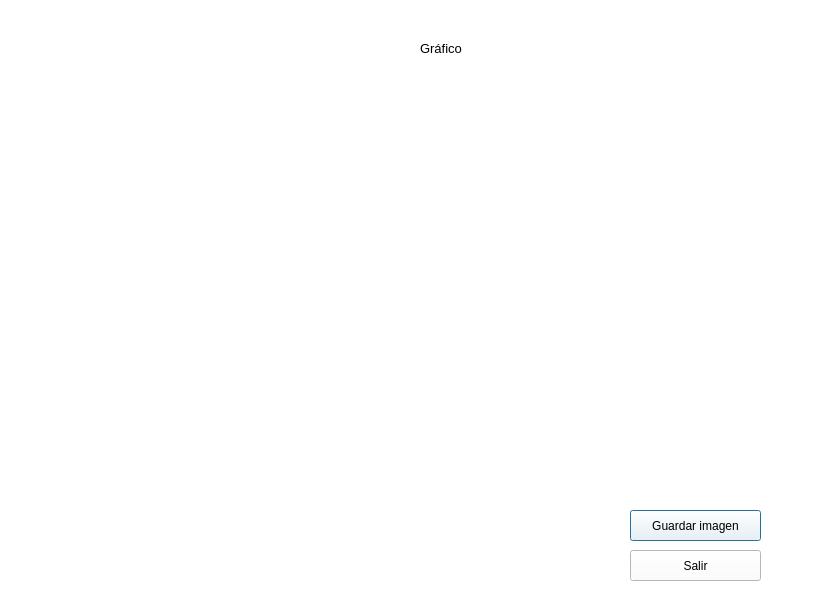
<?xml version="1.0" encoding="UTF-8"?>
<ui version="4.0">
 <class>Dialog</class>
 <widget class="QDialog" name="Dialog">
  <property name="geometry">
   <rect>
    <x>0</x>
    <y>0</y>
    <width>836</width>
    <height>597</height>
   </rect>
  </property>
  <property name="windowTitle">
   <string>Dialog</string>
  </property>
  <widget class="QFrame" name="frame">
   <property name="geometry">
    <rect>
     <x>-50</x>
     <y>-30</y>
     <width>1011</width>
     <height>641</height>
    </rect>
   </property>
   <property name="styleSheet">
    <string notr="true">background-color: rgb(255, 255, 255);</string>
   </property>
   <property name="frameShape">
    <enum>QFrame::StyledPanel</enum>
   </property>
   <property name="frameShadow">
    <enum>QFrame::Raised</enum>
   </property>
   <widget class="QWidget" name="verticalLayoutWidget">
    <property name="geometry">
     <rect>
      <x>200</x>
      <y>110</y>
      <width>551</width>
      <height>401</height>
     </rect>
    </property>
    <layout class="QVBoxLayout" name="verticalLayout_grafica"/>
   </widget>
   <widget class="QLabel" name="label">
    <property name="geometry">
     <rect>
      <x>300</x>
      <y>520</y>
      <width>401</width>
      <height>71</height>
     </rect>
    </property>
    <property name="text">
     <string/>
    </property>
    <property name="pixmap">
     <pixmap>../../Downloads/GraphMat (3).png</pixmap>
    </property>
   </widget>
   <widget class="QPushButton" name="pushButton">
    <property name="geometry">
     <rect>
      <x>680</x>
      <y>540</y>
      <width>131</width>
      <height>31</height>
     </rect>
    </property>
    <property name="text">
     <string>Guardar imagen</string>
    </property>
   </widget>
   <widget class="QPushButton" name="pushButton_2">
    <property name="geometry">
     <rect>
      <x>680</x>
      <y>580</y>
      <width>131</width>
      <height>31</height>
     </rect>
    </property>
    <property name="text">
     <string>Salir</string>
    </property>
   </widget>
   <widget class="QLabel" name="label_2">
    <property name="geometry">
     <rect>
      <x>470</x>
      <y>70</y>
      <width>55</width>
      <height>16</height>
     </rect>
    </property>
    <property name="font">
     <font>
      <pointsize>10</pointsize>
     </font>
    </property>
    <property name="text">
     <string>Gráfico</string>
    </property>
   </widget>
  </widget>
 </widget>
 <resources/>
 <connections/>
</ui>
